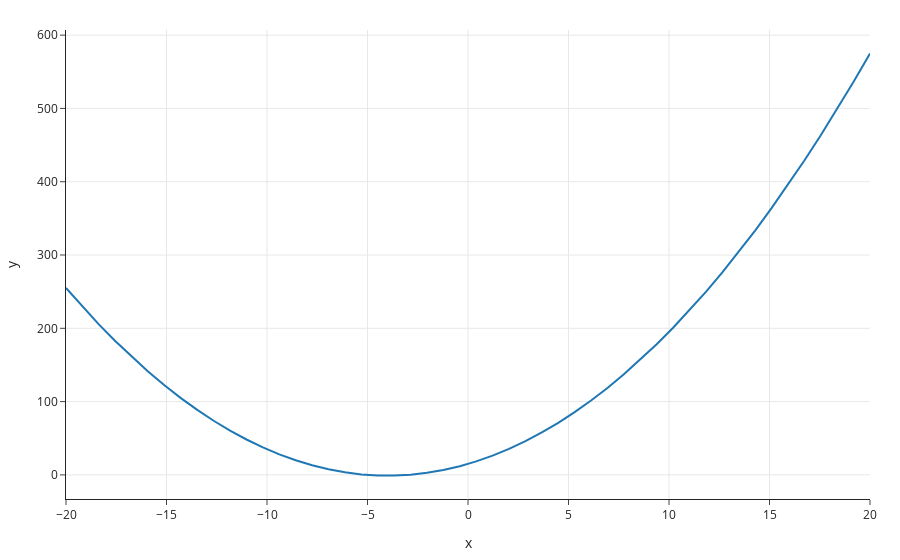

Write notebook code for a chart like this one.
### Code cell
xs = np.linspace(-20, 20)
ys = f(xs)
px.line(x=xs, y=ys)

### Figure 1 — Plotly figure (JSON) as saved in the notebook; plotly's stock layout.template omitted (floating-point values rounded to 4 significant figures)
{"data": [{"hovertemplate": "x=%{x}<br>y=%{y}<extra></extra>", "legendgroup": "", "line": {"color": "#1F77B4", "dash": "solid"}, "marker": {"symbol": "circle"}, "mode": "lines", "name": "", "orientation": "v", "showlegend": false, "type": "scatter", "x": [-20, -19.18, -18.37, -17.55, -16.73, -15.92, -15.1, -14.29, -13.47, -12.65, -11.84, -11.02, -10.2, -9.388, -8.571, -7.755, -6.939, -6.122, -5.306, -4.49, -3.673, -2.857, -2.041, -1.224, -0.4082, 0.4082, 1.224, 2.041, 2.857, 3.673, 4.49, 5.306, 6.122, 6.939, 7.755, 8.571, 9.388, 10.2, 11.02, 11.84, 12.65, 13.47, 14.29, 15.1, 15.92, 16.73, 17.55, 18.37, 19.18, 20], "xaxis": "x", "y": [255, 229.5, 205.4, 182.6, 161.2, 141.0, 122.3, 104.8, 88.67, 73.88, 60.41, 48.29, 37.49, 28.03, 19.9, 13.1, 7.636, 3.505, 0.706, -0.7601, -0.8934, 0.3061, 2.838, 6.703, 11.9, 18.43, 26.3, 35.49, 46.02, 57.88, 71.08, 85.6, 101.5, 118.7, 137.2, 157.0, 178.2, 200.8, 224.6, 249.8, 276.3, 304.2, 333.4, 363.9, 395.7, 428.9, 463.4, 499.3, 536.5, 575], "yaxis": "y"}], "layout": {"legend": {"tracegroupgap": 0}, "xaxis": {"anchor": "y", "domain": [0, 1], "title": {"text": "x"}}, "yaxis": {"anchor": "x", "domain": [0, 1], "title": {"text": "y"}}}}
